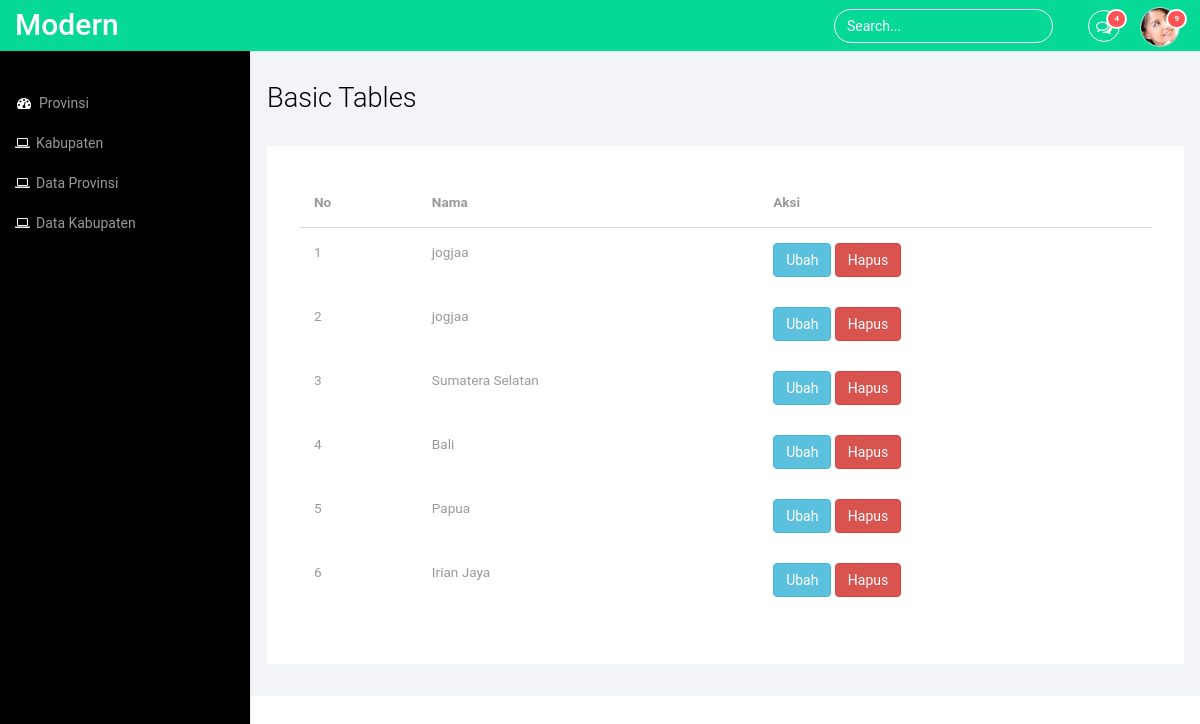
Page /index.php/hasil on the committed database.
### tables this page shows
CREATE TABLE `provinsi` (
  `id_provinsi` int(11) NOT NULL,
  `nama_provinsi` varchar(200) NOT NULL
);

### application/controllers/Hasil.php (called while the page is built, shortened)
<?php
class Hasil extends CI_Controller {
	public function __construct()
	{
		$this->load->model('M_hasil', 'hasil');
		$this->load->model('M_provinsi','provinsi');
	}
	public function index()
	{
		$data['provinsi'] = $this->provinsi->ambilProvinsi();
		$this->load->view('tabell_hasil', $data);
	}
}

### index.php (called while the page is built, shortened)
<?php
require_once BASEPATH.'core/CodeIgniter.php';

### application/models/M_provinsi.php (called while the page is built, shortened)
<?php
class M_provinsi extends CI_Model {
	public function ambilProvinsi()
	{
		return $this->db->get('provinsi')->result();
	}
}

### application/views/tabell_hasil.php (the view, shortened to what this page needs)
<!DOCTYPE HTML>
<html>
<head>
<link href="<?=base_url()?>assets/css/bootstrap.min.css" rel='stylesheet' type='text/css' />
<link href="<?=base_url()?>assets/css/style.css" rel='stylesheet' type='text/css' />
<link href="<?=base_url()?>assets/css/font-awesome.css" rel="stylesheet">
</head>
<body>
<div id="wrapper">
        <nav class="top1 navbar navbar-default navbar-static-top" role="navigation" style="margin-bottom: 0">
            <div class="navbar-header">
                <a class="navbar-brand" href="<?=base_url()?>assets/index.html">Modern</a>
            </div>
            <ul class="nav navbar-nav navbar-right">
				<li class="dropdown">
	        		<a href="<?=base_url()?>assets/#" class="dropdown-toggle" data-toggle="dropdown" aria-expanded="false"><i class="fa fa-comments-o"></i><span class="badge">4</span></a>
	      		</li>
			    <li class="dropdown">
	        		<a href="<?=base_url()?>assets/#" class="dropdown-toggle avatar" data-toggle="dropdown"><img src="<?=base_url()?>assets/images/1.png" alt=""/><span class="badge">9</span></a>
	      		</li>
			</ul>
			<form class="navbar-form navbar-right">
              <input type="text" class="form-control" value="Search..." onfocus="this.value = '';" onblur="if (this.value == '') {this.value = 'Search...';}">
            </form>
            <div class="navbar-default sidebar" role="navigation">
                <div class="sidebar-nav navbar-collapse">
                    <ul class="nav" id="side-menu">
                        <li>
                            <a href="<?=base_url()?>index.php/provinsi"><i class="fa fa-dashboard fa-fw nav_icon"></i>Provinsi</a>
                        </li>
                        <li>
                            <a href="<?=base_url()?>index.php/kabupaten"><i class="fa fa-laptop nav_icon"></i>Kabupaten</a>
                        </li>
                        <li>
                            <a href="<?=base_url()?>index.php/hasil"><i class="fa fa-laptop nav_icon"></i>Data Provinsi</a>
                        </li>
                        <li>
                            <a href="<?=base_url()?>index.php/hasilkab"><i class="fa fa-laptop nav_icon"></i>Data Kabupaten</a>
                        </li>
                    </ul>
                </div>
            </div>
        </nav>
        <div id="page-wrapper">
        <div class="col-md-12 graphs">
	   <div class="xs">
  	 <h3>Basic Tables</h3>
   <div class="panel-body1">
   <table class="table">
     <thead>
        <tr>
          <th>No</th>
          <th>Nama</th>
          <th>Aksi</th>
        </tr>
      </thead>
      <tbody>
        <?php $i = 0; foreach ($provinsi as $data): $i++ ?>
      <tr>
        <td><?= $i ?></td>
        <td><?=$data->nama_provinsi?> </td>
        <td>
          <a href="#edit" onclick="edit(<?=$data->id_provinsi?>)" class="btn btn-info" data-toggle="modal">Ubah</a>
          <a href="<?=base_url('index.php/Hasil/hapus/'.$data->id_provinsi)?>" class="btn btn-danger" onclick="return confirm('Apakah anda yakin?')">Hapus</a>
        </td>
      </tr>
    <?php endforeach ?>
      </tbody>
    </table>
    </div>
  </div>
   </div>
      </div>
	</div>
<link href="<?=base_url()?>assets/css/custom.css" rel="stylesheet">
</body>
</html>

### assets/css/style.css (style rules this page uses)
h4, h5, h6, h1, h2, h3 { margin-top: 0; }
ul, ol { margin: 0; }
html, body { font-family: 'Roboto', sans-serif; font-size: 100%; background:#000; overflow-x: hidden; }
body a { transition:0.5s all; -webkit-transition:0.5s all; -moz-transition:0.5s all; -o-transition:0.5s all; -ms-transition:0.5s all; }
.navbar .navbar-nav li a { padding: 0 10px; line-height: 56px; position: relative; }
.navbar .navbar-nav li a i { border: 1px solid #fff; padding: 8px 0; width: 32px; text-align: center; -webkit-border-radius: 50em; -moz-border-radius: 50em; border-radius: 50em; color: #fff; height: 32px; }
.navbar .navbar-nav li .dropdown-toggle.avatar img { height: 40px; -webkit-border-radius: 50em; -moz-border-radius: 50em; border-radius: 50em; border: 1px solid #c0cadd; margin-top: -4px; }
.navbar .navbar-nav li a .badge { background: #ff5454; border: 2px solid white; position: absolute; top: 9px; right: 3px; font-size: 8px; line-height: 8px; padding: 4px 6px; -webkit-border-radius: 50em; -moz-border-radius: 50em; border-radius: 50em; min-width: 0; }
.navbar-default.sidebar { background-color: #000; font-family: 'Roboto', sans-serif; }
nav.top1.navbar.navbar-default.navbar-static-top { background-color:rgb(6, 217, 149); font-family: 'Roboto', sans-serif; }
.navbar-default .navbar-brand { color: #fff !important; font-size: 30px; font-weight: 500; }
.navbar-right { margin-right: 10px !important; }
.navbar-right li { display:inline-block; }
i.nav_icon { color: #fff; margin-right:6px; }
.sidebar ul li a { color: #999; font-size:14px; }
.form-control { background: none !important; border: 1px solid #fff !important; border-radius: 20px !important; box-shadow: none !important; }
.navbar-form.navbar-right input[type="text"] { color: #fff; }
form.navbar-form.navbar-right { margin:9px 0 0 0; }
ul.nav.navbar-nav.navbar-right { height: 51px; }
.sidebar-nav.navbar-collapse { margin: 2em 0 0 0; }
.graphs { padding: 2em 1em; background: #f2f4f8; font-family: 'Roboto', sans-serif; }
.xs h3, .widget_head { color:#000; font-size:1.7em; font-weight:300; margin-bottom: 1em; }
.table > thead > tr > th, .table > tbody > tr > th, .table > tfoot > tr > th, .table > thead > tr > td, .table > tbody > tr > td, .table > tfoot > tr > td { border-top: none !important; }
.panel-body1 { background: #fff; padding:2em; margin: 2em 0 0 0; }
span.badge { min-width: 3rem; padding: 2px 9px; text-align: center; font-size: 0.85; line-height: inherit; color: #fff; position: absolute; right:38px; -webkit-box-sizing: border-box; -moz-box-sizing: border-box; box-sizing: border-box; border-radius: 2px; }
.table > thead > tr > th, .table > tbody > tr > th, .table > tfoot > tr > th, .table > thead > tr > td, .table > tbody > tr > td, .table > tfoot > tr > td { font-size: 0.85em; color: #999; }
.table td, .table>tbody>tr>td, .table>tbody>tr>th, .table>tfoot>tr>td, .table>tfoot>tr>th, .table>thead>tr>td, .table>thead>tr>th { padding:15px !important; }
.table > thead > tr > th { border-bottom: 1px solid #ddd !important; }

### assets/css/custom.css (style rules this page uses)
#wrapper { width: 100%; }
#page-wrapper { min-height: 568px; background-color: #fff; }
@media (min-width:768px) { #page-wrapper { position: inherit; margin: 0 0 0 250px; border-left: 1px solid #e7e7e7; } }
.sidebar .sidebar-nav.navbar-collapse { padding-right: 0; padding-left: 0; }
@media (min-width:768px) { .sidebar { z-index: 1; position: absolute; width: 250px; margin-top: 51px; } }

### rows in the picture
provinsi: nama_provinsi "jogjaa"
provinsi: nama_provinsi "jogjaa"
provinsi: nama_provinsi "Sumatera Selatan"
provinsi: nama_provinsi "Bali"
provinsi: nama_provinsi "Papua"
provinsi: nama_provinsi "Irian Jaya"
